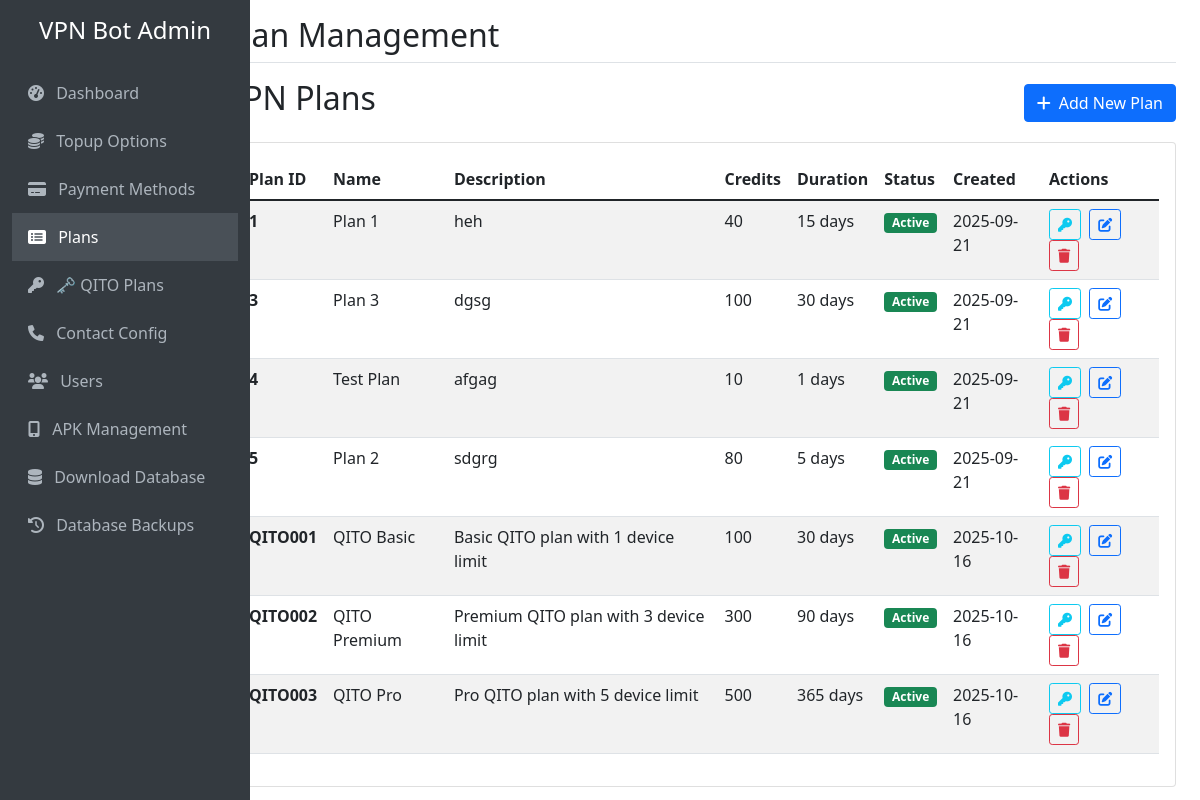
The app's page /plans, older data.
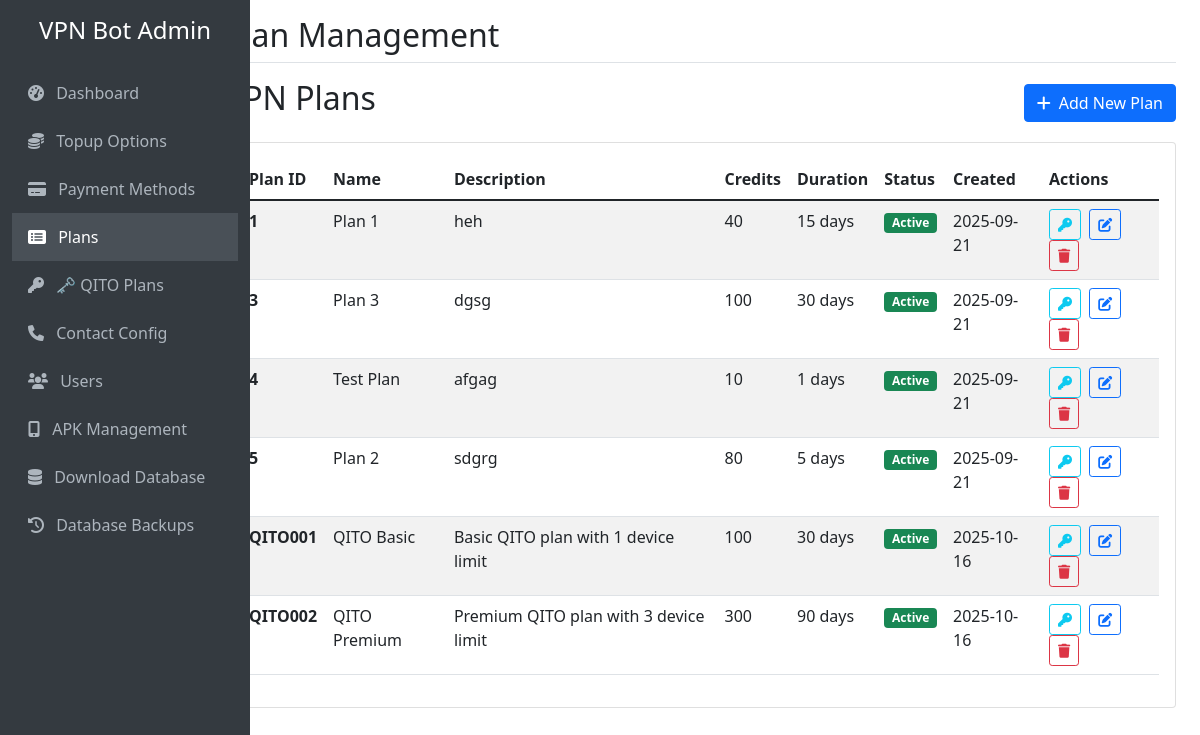
The same page, newer data.
### tables this page shows
CREATE TABLE "plans" (
                id INTEGER PRIMARY KEY AUTOINCREMENT,
                plan_id_number TEXT UNIQUE NOT NULL,
                name TEXT NOT NULL,
                description TEXT,
                credits_required INTEGER NOT NULL,
                duration_days INTEGER NOT NULL,
                is_active BOOLEAN DEFAULT 1,
                created_at TIMESTAMP DEFAULT CURRENT_TIMESTAMP,
                updated_at TIMESTAMP DEFAULT CURRENT_TIMESTAMP
            , device_limit INTEGER DEFAULT 1);

### web_admin.py (the view)
@app.route('/plans')
def plan_management():
    plans = get_all_plans()
    return render_template('plan_management.html', plans=plans)

### database.py (called while the page is built)
def get_all_plans():
    conn = sqlite3.connect(DB_FILE)
    cursor = conn.cursor()
    cursor.execute('SELECT * FROM plans ORDER BY plan_id_number')
    plans = cursor.fetchall()
    conn.close()
    return plans

### templates/plan_management.html (shortened to what this page needs)
{% extends "base.html" %}
{% block page_title %}Plan Management{% endblock %}
{% block content %}
<div class="d-flex justify-content-between align-items-center mb-3">
    <h2>VPN Plans</h2>
    <a href="{{ url_for('add_plan') }}" class="btn btn-primary">
        <i class="fas fa-plus me-2"></i>Add New Plan
    </a>
</div>
<div class="card">
    <div class="card-body">
        {% if plans %}
            <div class="table-responsive">
                <table class="table table-striped">
                    <thead>
                        <tr>
                            <th>Plan ID</th>
                            <th>Name</th>
                            <th>Description</th>
                            <th>Credits</th>
                            <th>Duration</th>
                            <th>Status</th>
                            <th>Created</th>
                            <th>Actions</th>
                        </tr>
                    </thead>
                    <tbody>
                        {% for plan in plans %}
                        <tr>
                            <td><strong>{{ plan[1] }}</strong></td>
                            <td>{{ plan[2] }}</td>
                            <td>{{ plan[3] or '-' }}</td>
                            <td>{{ plan[4] }}</td>
                            <td>{{ plan[5] }} days</td>
                            <td>
                                {% if plan[6] %}
                                    <span class="badge bg-success">Active</span>
                                {% else %}
                                    <span class="badge bg-secondary">Inactive</span>
                                {% endif %}
                            </td>
                            <td>{{ plan[7][:10] }}</td>
                            <td>
                                <a href="{{ url_for('plan_keys', plan_id=plan[0]) }}" class="btn btn-sm btn-outline-info me-1" title="Manage Keys">
                                    <i class="fas fa-key"></i>
                                </a>
                                <a href="{{ url_for('edit_plan', plan_id=plan[0]) }}" class="btn btn-sm btn-outline-primary me-1" title="Edit">
                                    <i class="fas fa-edit"></i>
                                </a>
                                <a href="{{ url_for('delete_plan_route', plan_id=plan[0]) }}"
                                   class="btn btn-sm btn-outline-danger"
                                   onclick="return confirm('Are you sure you want to delete this plan?')" title="Delete">
                                    <i class="fas fa-trash"></i>
                                </a>
                            </td>
                        </tr>
                        {% endfor %}
                    </tbody>
                </table>
            </div>
        {% endif %}
    </div>
</div>
{% endblock %}

### templates/base.html (shortened to what this page needs)
<!DOCTYPE html>
<html lang="en">
<head>
    <link href="https://cdn.jsdelivr.net/npm/bootstrap@5.1.3/dist/css/bootstrap.min.css" rel="stylesheet">
    <link href="https://cdnjs.cloudflare.com/ajax/libs/font-awesome/6.0.0/css/all.min.css" rel="stylesheet">
</head>
<body>
    <div class="container-fluid">
        <div class="row">
            <nav class="sidebar" id="sidebar">
                <div class="position-sticky pt-3">
                    <div class="text-center mb-4">
                        <h4 class="text-white">VPN Bot Admin</h4>
                    </div>
                    <ul class="nav flex-column">
                        <li class="nav-item">
                            <a class="nav-link {% if request.endpoint == 'dashboard' %}active{% endif %}" href="{{ url_for('dashboard') }}">
                                <i class="fas fa-tachometer-alt me-2"></i>
                                Dashboard
                            </a>
                        </li>
                        <li class="nav-item">
                            <a class="nav-link {% if request.endpoint == 'topup_management' %}active{% endif %}" href="{{ url_for('topup_management') }}">
                                <i class="fas fa-coins me-2"></i>
                                Topup Options
                            </a>
                        </li>
                        <li class="nav-item">
                            <a class="nav-link {% if request.endpoint == 'payment_management' %}active{% endif %}" href="{{ url_for('payment_management') }}">
                                <i class="fas fa-credit-card me-2"></i>
                                Payment Methods
                            </a>
                        </li>
                        <li class="nav-item">
                            <a class="nav-link {% if request.endpoint == 'plan_management' %}active{% endif %}" href="{{ url_for('plan_management') }}">
                                <i class="fas fa-list-alt me-2"></i>
                                Plans
                            </a>
                        </li>
                        <li class="nav-item">
                            <a class="nav-link " href="{{ url_for('qito_plan_management') }}">
                                <i class="fas fa-key me-2"></i>
                                🗝 QITO Plans
                            </a>
                        </li>
                        <li class="nav-item">
                            <a class="nav-link {% if request.endpoint == 'contact_management' %}active{% endif %}" href="{{ url_for('contact_management') }}">
                                <i class="fas fa-phone me-2"></i>
                                Contact Config
                            </a>
                        </li>
                        <li class="nav-item">
                            <a class="nav-link {% if request.endpoint == 'user_management' %}active{% endif %}" href="{{ url_for('user_management') }}">
                                <i class="fas fa-users me-2"></i>
                                Users
                            </a>
                        </li>
                        <li class="nav-item">
                            <a class="nav-link {% if request.endpoint == 'apk_management' %}active{% endif %}" href="{{ url_for('apk_management') }}">
                                <i class="fas fa-mobile-alt me-2"></i>
                                APK Management
                            </a>
                        </li>
                        <li class="nav-item">
                            <a class="nav-link" href="{{ url_for('download_database') }}">
                                <i class="fas fa-database me-2"></i>
                                Download Database
                            </a>
                        </li>
                        <li class="nav-item">
                            <a class="nav-link {% if request.endpoint == 'list_backups' %}active{% endif %}" href="{{ url_for('list_backups') }}">
                                <i class="fas fa-history me-2"></i>
                                Database Backups
                            </a>
                        </li>
                    </ul>
                </div>
            </nav>
            <main class="col-md-9 ms-sm-auto col-lg-10 px-md-4 main-content">
                <div class="d-flex justify-content-between flex-wrap flex-md-nowrap align-items-center pt-3 pb-2 mb-3 border-bottom">
                    <div class="d-flex align-items-center">
                        <h1 class="h2 mb-0">{% block page_title %}Dashboard{% endblock %}</h1>
                    </div>
                </div>
                {% block content %}{% endblock %}
            </main>
        </div>
    </div>
</body>
</html>

### templates/base.html (style rules this page uses)
.sidebar { min-height: 100vh; background-color: #343a40; position: fixed; top: 0; left: 0; width: 250px; z-index: 1000; transition: transform 0.3s ease; }
.sidebar .nav-link { color: #adb5bd; padding: 0.75rem 1rem; }
.sidebar .nav-link.active { color: #fff; background-color: #495057; }
.main-content { margin-left: 0; transition: margin-left 0.3s ease; }
@media (min-width: 768px) { .main-content { margin-left: 250px; } }

Row changes from the older to the newer data that the page shows:
removed plans: plan_id_number "QITO003", name "QITO Pro", description "Pro QITO plan with 5 device limit", credits_required "500", duration_days "365", is_active "Active", created_at "2025-10-16"
